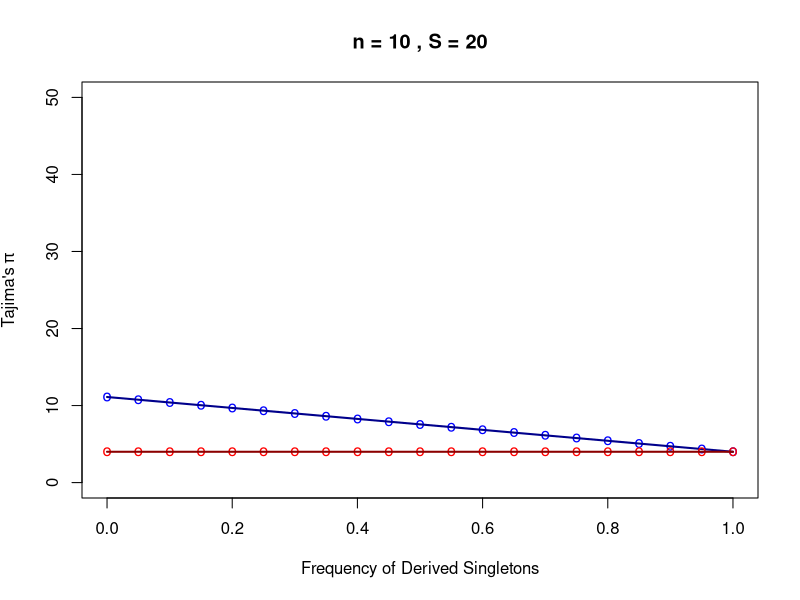
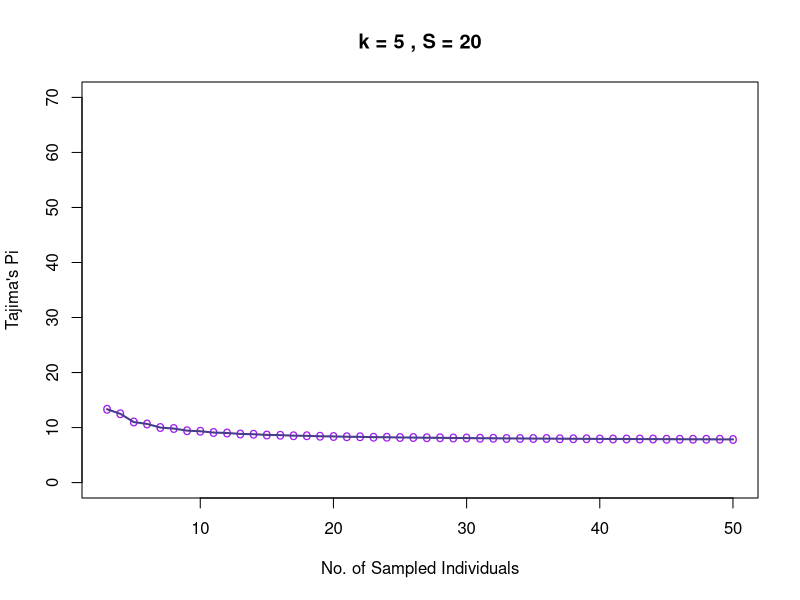

Source code (R) for these figures, in order: (Note: this script raises an error after producing the figures.)
####### R code for Theta Bounds and Difference Statistics #######
####### Version 2.0: (8/30/2017)                          #######
####### By Alan Aw                                        #######

##### Bounds are mathematical, so 
##### work for any mutation model 
##### (infinite sites, infinite alleles) #####

#### Paramaters ####
S = 100 # Segregating Sites
n = 50 # Individuals
j = 1 # Component of SFS, must be in [1,n-1]
k = 5 # Value of \xi_j, must be in [0,S]
####

###########################################
######### Theta Estimator Bounds ##########
###########################################

#### Tajima's Pi ####
f.max <- function(n,j) { # Helper function: get upper bound
  f.max.out = 0 
  for (i in 1:(n-1)) {
    if (i!=j & i*(n-i) > f.max.out) {
      f.max.out = i * (n-i)
    }
  }
  return(f.max.out)
}

f.min <- function(n,j) { # Helper function: get lower bound
  f.min.out = n * n 
  for (i in 1:(n-1)) {
    if (i!=j & i*(n-i) < f.min.out) {
      f.min.out = i * (n-i)
    }
  }
  return(f.min.out)
}

### Upper Bound ###
f.thetaPi.max <- function(n,S,j,k) { 
  (k*j*(n-j) + (S-k)*f.max(n,j)) / choose(n,2)
}

### Lower Bound ###
f.thetaPi.min <- function(n,S,j,k) {
  (k*j*(n-j) + (S-k)*f.min(n,j)) / choose(n,2)
} 

### Example Plots ###
## Initialize some parameters ##
n=10
S=20
j=1
k=5

## Let's plot dependence of
## Tajima's Pi on k ##

# This has been changed to a function
# =====================================================================================================
plot_tajima_Pi_k = function(n, S, j){
  vec.k = c(0:S) 
  vec.thetaPi.max = f.thetaPi.max(n,S,j,vec.k)
  plot(vec.k/S,vec.thetaPi.max, xlab="Frequency of Derived Singletons", ylab=expression("Tajima's"~pi),col="blue",ylim=c(0,50),main=paste("n =",n,", S =", S),pch="o")
  lines(vec.k/S, vec.thetaPi.max, xlim=range(vec.k), ylim=range(vec.thetaPi.max), col="blue4",lwd=2,pch=16)
  vec.thetaPi.min = f.thetaPi.min(n,S,j,vec.k) 
  points(vec.k/S,vec.thetaPi.min,col="red",pch="o") 
  lines(vec.k/S, vec.thetaPi.min, xlim=range(vec.k), ylim=range(vec.thetaPi.min), col="darkred",lwd=2,pch=16)
}

plot_tajima_Pi_k(n,S,j)
# =====================================================================================================

## Let's plot dependence of
## Tajima's Pi on n ##
n.lower=3
n.upper=50

plot_tajima_Pi_n = function(n.lower, n.upper,j, k){
  vec.n = c(n.lower:n.upper)
  vec.thetaPi.max=c(1:length(vec.n))
  for (i in 1:length(vec.n)) {
    vec.thetaPi.max[i]=f.thetaPi.max(i+n.lower-1,S,j,k) 
  }
  plot(vec.n,vec.thetaPi.max, xlab="No. of Sampled Individuals", ylab="Tajima's Pi",col="purple",ylim=c(0,70),main=paste("k =",k,", S =",S),pch="o")
  lines(vec.n, vec.thetaPi.max, xlim=range(vec.n), ylim=range(vec.thetaPi.max), col="darkslateblue",lwd=2,pch=16)
  vec.ThetaPi.min=c(1:length(vec.n))
  for (i in 1:length(vec.n)) {
    vec.thetaPi.min[i]=f.thetaPi.min(i+n.lower-1,S,j,k) 
  }
  points(vec.n,vec.thetaPi.min,col="green",pch="o") 
  lines(vec.n, vec.thetaPi.min, xlim=range(vec.n), ylim=range(vec.thetaPi.min), col="darkgreen",lwd=2,pch=16)
}

plot_tajima_Pi_n(n.lower,n.upper,j, k)
# =====================================================================================================

## Let's plot dependence of
## Tajima's Pi on S ##


plot_tajima_Pi_S = function(n, S, k, j){
  vec.S = seq(from=k,to=100,by=1) 
  vec.thetaPi.max = f.thetaPi.max(n,vec.S,j,k)
  plot(vec.S,vec.thetaPi.max, xlab="No. of Segregating Sites", ylab="Tajima's Pi",col="orange",ylim=c(0,50),main=paste("k =",k,", n =",n),pch="o")
  lines(vec.S, vec.thetaPi.max, xlim=range(vec.S), ylim=range(vec.thetaPi.max), col="orange4",lwd=2,pch=16)
  vec.thetaPi.min = f.thetaPi.min(n,vec.S,j,k)
  points(vec.S,vec.thetaPi.min,col="pink",pch="o") 
  lines(vec.S, vec.thetaPi.min, xlim=range(vec.S), ylim=range(vec.thetaPi.min), col="pink4",lwd=2,pch=16)
}

plot_tajima_Pi_S(n, S, k, j)

# =====================================================================================================

####

#### Fay and Wu's H ####
#### DO NOT RUN THIS PART IN CONJUNCTION 
#### with Tajima's Pi code above! ####

f.max <- function(n,j) { # Helper function: get upper bound
  f.max.out = 0 
  for (i in 1:(n-1)) {
    if (i!=j & i*i > f.max.out) {
      f.max.out = i*i
    }
  }
  return(f.max.out)
}

f.min <- function(n,j) { # Helper function: get lower bound
  f.min.out = n * n 
  for (i in 1:(n-1)) {
    if (i!=j & i*i < f.min.out) {
      f.min.out = i*i
    }
  }
  return(f.min.out)
}

### Upper Bound ###
f.thetaH.max <- function(n,S,j,k) { 
  (k*j*j + (S-k)*f.max(n,j)) / choose(n,2)
}

### Lower Bound ###
f.thetaH.min <- function(n,S,j,k) {
  (k*j*j + (S-k)*f.min(n,j)) / choose(n,2)
}

### Example Plots ###
##
n=10
S=20
j=1

## Let's plot dependence of
## Fay and Wu's H on k ##
plot_Fay_H_k = function(n,S,j){
  vec.k = c(0:S)
  vec.thetaH.max = f.thetaH.max(n,S,j,vec.k)
  plot(vec.k,vec.thetaH.max, xlab="k", ylab="Fay and Wu's H",col="blue",ylim=c(0,100),main=paste("n =",n,", S =",S,", j =",j))
  vec.thetaH.min = f.thetaH.min(n,S,j,vec.k)
  points(vec.k,vec.thetaH.min,col="red") 
}

plot_Fay_H_k(n,S,j)

## Let's plot dependence of
## Fay and Wu's H on S ##
plot_Fay_H_S = function(n,S,j,k){
  vec.S = seq(from=k,to=100,by=1) 
  vec.thetaH.max = f.thetaH.max(n,vec.S,j,k)
  plot(vec.S,vec.thetaH.max, xlab="S", ylab="Fay and Wu's H",col="purple",ylim=c(0,200),main=paste("n =",n,", j =",j,", k =",k))
  lines(vec.S, vec.thetaH.max, xlim=range(vec.S), ylim=range(vec.thetaH.max), col="darkslateblue",lwd=2,pch=16)
  vec.thetaH.min = f.thetaH.min(n,vec.S,j,k)
  points(vec.S,vec.thetaH.min,col="green") 
  lines(vec.S, vec.thetaH.min, xlim=range(vec.S), ylim=range(vec.thetaH.min), col="darkgreen",lwd=2,pch=16)
}

plot_Fay_H_S(n,S,j,k)

###########################################
########## Difference Statistics ##########
###########################################

#### Helper Functions ####
little.a <- function(n) {
  harm.sum = 0
  for (i in 1:(n-1)) {
    harm.sum = harm.sum + 1/i
  }
  return(harm.sum)
}

big.a <- function(n) {
  harm.sum.square = 0
  for (i in 1:(n-1)) {
    harm.sum.square = harm.sum.square + 1/(i^2)
  }
  return(harm.sum.square)
}

### For Tajima's D ### (see Simonsen, Churchill, Aquadro, 1995)
v.T <- function(n) {
  (2*(n^2+n+3)/(9*n*(n-1))-(n+2)/(little.a(n)*n) + big.a(n)/(little.a(n))^2) / (little.a(n)^2+big.a(n))
}

u.T <- function(n) {
  (((n+1)/(3*(n-1))-1/little.a(n))/little.a(n)) - v.T(n) 
} ###

### For Fu and Li's F ### (see Simonsen, Churchill, Aquadro, 1995)
v.F <- function(n) {
  ((2*n^3 + 110*n^2 -255*n + 153)/(9*n^2*(n-1))+(2*(n-1)*little.a(n))/(n^2)-(8*big.a(n))/n) / (little.a(n)^2+big.a(n))
}

u.F <- function(n) {
  ((4*n^2+19*n+3-12*(n+1)*little.a(n+1))/(3*n*(n-1)))/little.a(n) - v.F(n)
}
#### Tajima's D ####

### Upper Bound ###
f.TajimaD.max <- function(n,S,j,k) {
  return((f.thetaPi.max(n,S,j,k) - S/little.a(n)) / sqrt(u.T(n)*S + v.T(n)*S*S))
}

### Lower Bound ###
f.TajimaD.min <- function(n,S,j,k) {
  (f.thetaPi.min(n,S,j,k) - S/little.a(n)) / sqrt(u.T(n)*S + v.T(n)*S*S)
}

## Let's plot dependence of
## Tajima's D on frequency of singletons, k ##
plot_tajima_D_k = function(n,S,j,k){
  vec.k = c(0:S)
  vec.TajimaD.max = f.TajimaD.max(n,S,j,vec.k)
  plot(vec.k/S,vec.TajimaD.max, xlab="Frequency of Derived Singletons", ylab="Tajima's D",col="blue",ylim=c(-4,8),main=paste("n =",n,", S =",S),pch="o")
  lines(vec.k/S, vec.TajimaD.max, xlim=range(vec.k), ylim=range(vec.TajimaD.max), col="blue4",lwd=2,pch=16)
  vec.TajimaD.min = f.TajimaD.min(n,S,j,vec.k)   
  points(vec.k/S,vec.TajimaD.min,col="red",pch="o") 
  lines(vec.k/S, vec.TajimaD.min, xlim=range(vec.k), ylim=range(vec.TajimaD.min), col="darkred",lwd=2,pch=16)
}
plot_tajima_D_k(n,S,j,k)

## Let's plot dependence of
## Tajima's D on S ##
plot_tajima_D_S = function(n,S,j,k){
  vec.S = seq(from=k,to=200,by=1) 
  vec.TajimaD.max = f.TajimaD.max(n,vec.S,j,k)
  plot(vec.S,vec.TajimaD.max, xlab="No. of Segregating Sites", ylab="Tajima's D",col="orange",xlim=range(vec.S), ylim=range(-4,8),main=paste("k =",k,", n =",n),pch="o")
  lines(vec.S, vec.TajimaD.max, xlim=range(vec.S), ylim=range(vec.TajimaD.max), col="orange4",lwd=2,pch=16)
  vec.TajimaD.min = f.TajimaD.min(n,vec.S,j,k)
  points(vec.S,vec.TajimaD.min,col="pink",pch="o") 
  lines(vec.S, vec.TajimaD.min, xlim=range(vec.S), ylim=range(vec.TajimaD.min), col="pink4",lwd=2,pch=16)
  
}
plot_tajima_D_S(n,S,j,k)

## Let's plot dependence of
## Tajima's D on n ##
n.lower=3
n.upper=50

plot_tajima_D_n = function(n.lower, n.upper, S,j,k){
  vec.n = c(n.lower:n.upper)
  vec.TajimaD.max=c(1:length(vec.n))
  for (i in 1:length(vec.n)) {
    vec.TajimaD.max[i]=f.TajimaD.max(i+n.lower-1,S,j,k) 
  }
  plot(vec.n,vec.TajimaD.max, xlab="No. of Sampled Individuals", ylab="Tajima's D",col="purple",xlim=range(vec.n), ylim=range(-4,6),main=paste("k =",k,", S =",S),pch="o")
  lines(vec.n, vec.TajimaD.max, xlim=range(vec.n), ylim=range(vec.TajimaD.max), col="darkslateblue",lwd=2,pch=16)
  vec.TajimaD.min=c(1:length(vec.n))
  for (i in 1:length(vec.n)) {
    vec.TajimaD.min[i]=f.TajimaD.min(i+n.lower-1,S,j,k) 
  }
  points(vec.n,vec.TajimaD.min,col="green",pch="o") 
  lines(vec.n, vec.TajimaD.min, xlim=range(vec.n), ylim=range(vec.TajimaD.min), col="darkgreen",lwd=2,pch=16)
}

plot_tajima_D_n(n.lower, n.upper, S,j,k)


#### Fu and Li's F ####

### Upper Bound ###
f.FuLiF.max <- function(n,S,j,k) {
  (f.thetaPi.max(n,S,j,k) - k) / sqrt(u.F(n)*S + v.F(n)*S*S)
}

### Lower Bound ###
f.FuLiF.min <- function(n,S,j,k) {
  (f.thetaPi.min(n,S,j,k) - k) / sqrt(u.F(n)*S + v.F(n)*S*S)
}

## Let's plot dependence of
## Fu and Li's F on frequency of singletons \xi_1 ##
plot_Fu_s = function(n,S,j){
  vec.k = c(0:S)
  vec.FuLiF.max = f.FuLiF.max(n,S,j,vec.k)
  plot(vec.k/S,vec.FuLiF.max, xlab="Frequency of Derived Singletons", ylab="Fu and Li's F",col="blue",ylim=c(-12,6),main=paste("n =",n,", S =",S),pch="o")
  lines(vec.k/S, vec.FuLiF.max, xlim=range(vec.k/S), ylim=range(vec.FuLiF.max), col="blue4",lwd=2,pch=16)
  vec.FuLiF.min = f.FuLiF.min(n,S,j,vec.k)   
  points(vec.k/S,vec.FuLiF.min,col="red",pch="o") 
  lines(vec.k/S, vec.FuLiF.min, xlim=range(vec.k/S), ylim=range(vec.FuLiF.min), col="darkred",lwd=2,pch=16)
}

plot_Fu_s(n,S,j)


## Let's plot dependence of
## Fu and Li's F on S ##
plot_Fu_li_S = function(n,S,j,k){
  vec.S = seq(from=k,to=200,by=1) 
  vec.FuLiF.max = f.FuLiF.max(n,vec.S,j,k)
  plot(vec.S,vec.FuLiF.max, xlab="No. of Segregating Sites", ylab="Fu and Li's F",col="orange",xlim=range(vec.S), ylim=range(-12,6),main=paste("k =",k,", n =",n),pch="o")
  lines(vec.S, vec.FuLiF.max, xlim=range(vec.S), ylim=range(vec.FuLiF.max), col="orange4",lwd=2,pch=16)
  vec.FuLiF.min = f.FuLiF.min(n,vec.S,j,k)
  points(vec.S,vec.FuLiF.min,col="pink",pch="o") 
  lines(vec.S, vec.FuLiF.min, xlim=range(vec.S), ylim=range(vec.FuLiF.min), col="pink4",lwd=2,pch=16)
  
}

plot_Fu_li_S(n,S,j,k)

## Let's plot dependence of
## Fu and Li's F on n ##
plot_Fu_li_n = function(n,S,j,k){
  n.lower=3
  n.upper=100
  vec.n = c(n.lower:n.upper)
  vec.FuLiF.max=c(1:length(vec.n))
  for (i in 1:length(vec.n)) {
    vec.FuLiF.max[i]=f.FuLiF.max(i+n.lower-1,S,j,k) 
  }
  plot(vec.n,vec.FuLiF.max, xlab="No. of Sampled Individuals", ylab="Fu and Li's F",col="purple",xlim=range(vec.n), ylim=range(-4,12),main=paste("k =",k,", S =",S),pch="o")
  lines(vec.n, vec.FuLiF.max, xlim=range(vec.n), ylim=range(vec.FuLiF.max), col="darkslateblue",lwd=2,pch=16)
  vec.FuLiF.min=c(1:length(vec.n))
  for (i in 1:length(vec.n)) {
    vec.FuLiF.min[i]=f.FuLiF.min(i+n.lower-1,S,j,k) 
  }
  points(vec.n,vec.FuLiF.min,col="green",pch="o") 
  lines(vec.n, vec.FuLiF.min, xlim=range(vec.n), ylim=range(vec.FuLiF.min), col="darkgreen",lwd=2,pch=16)
}

plot_Fu_li_n(n,S,j,k)
